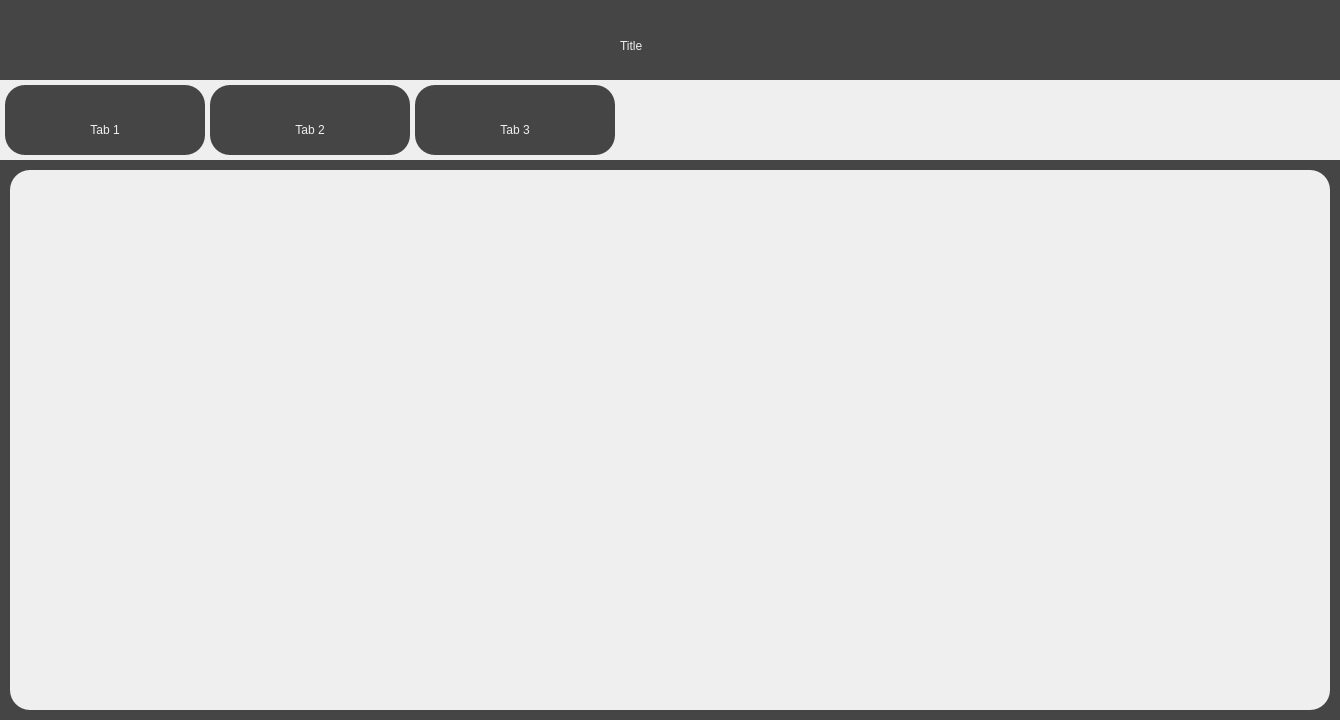
<?xml version="1.0" encoding="UTF-8"?>
<ui version="4.0">
 <class>Dialog</class>
 <widget class="QDialog" name="Dialog">
  <property name="geometry">
   <rect>
    <x>0</x>
    <y>0</y>
    <width>1340</width>
    <height>720</height>
   </rect>
  </property>
  <property name="windowTitle">
   <string>Template</string>
  </property>
  <property name="sizeGripEnabled">
   <bool>false</bool>
  </property>
  <widget class="QWidget" name="widget" native="true">
   <property name="geometry">
    <rect>
     <x>0</x>
     <y>0</y>
     <width>1340</width>
     <height>720</height>
    </rect>
   </property>
   <property name="styleSheet">
    <string notr="true">background-color: rgb(69, 69, 69);</string>
   </property>
   <widget class="QLabel" name="label">
    <property name="geometry">
     <rect>
      <x>620</x>
      <y>20</y>
      <width>101</width>
      <height>51</height>
     </rect>
    </property>
    <property name="styleSheet">
     <string notr="true">font: 36pt &quot;Sans Serif&quot;; color:rgb(239, 239, 239)</string>
    </property>
    <property name="text">
     <string>Title</string>
    </property>
   </widget>
   <widget class="QWidget" name="widget_2" native="true">
    <property name="geometry">
     <rect>
      <x>0</x>
      <y>80</y>
      <width>1340</width>
      <height>80</height>
     </rect>
    </property>
    <property name="styleSheet">
     <string notr="true">background-color: rgb(239, 239, 239);</string>
    </property>
    <widget class="QWidget" name="widget_3" native="true">
     <property name="geometry">
      <rect>
       <x>5</x>
       <y>5</y>
       <width>200</width>
       <height>70</height>
      </rect>
     </property>
     <property name="styleSheet">
      <string notr="true">background-color: rgb(69, 69, 69);
border-radius: 20px;</string>
     </property>
     <widget class="QLabel" name="label_2">
      <property name="geometry">
       <rect>
        <x>5</x>
        <y>10</y>
        <width>190</width>
        <height>70</height>
       </rect>
      </property>
      <property name="styleSheet">
       <string notr="true">font: 36pt &quot;Sans Serif&quot;; color:rgb(239, 239, 239);
background-color: rgba(255, 255, 255, 0);</string>
      </property>
      <property name="text">
       <string>&lt;html&gt;&lt;head/&gt;&lt;body&gt;&lt;p align=&quot;center&quot;&gt;Tab 1&lt;/p&gt;&lt;/body&gt;&lt;/html&gt;</string>
      </property>
     </widget>
    </widget>
    <widget class="QWidget" name="widget_4" native="true">
     <property name="geometry">
      <rect>
       <x>210</x>
       <y>5</y>
       <width>200</width>
       <height>70</height>
      </rect>
     </property>
     <property name="styleSheet">
      <string notr="true">background-color: rgb(69, 69, 69);
border-radius: 20px;</string>
     </property>
     <widget class="QLabel" name="label_4">
      <property name="geometry">
       <rect>
        <x>5</x>
        <y>10</y>
        <width>190</width>
        <height>70</height>
       </rect>
      </property>
      <property name="styleSheet">
       <string notr="true">font: 36pt &quot;Sans Serif&quot;; color:rgb(239, 239, 239);
background-color: rgba(255, 255, 255, 0);</string>
      </property>
      <property name="text">
       <string>&lt;html&gt;&lt;head/&gt;&lt;body&gt;&lt;p align=&quot;center&quot;&gt;Tab 2&lt;/p&gt;&lt;/body&gt;&lt;/html&gt;</string>
      </property>
     </widget>
    </widget>
    <widget class="QWidget" name="widget_5" native="true">
     <property name="geometry">
      <rect>
       <x>415</x>
       <y>5</y>
       <width>200</width>
       <height>70</height>
      </rect>
     </property>
     <property name="styleSheet">
      <string notr="true">background-color: rgb(69, 69, 69);
border-radius: 20px;</string>
     </property>
     <widget class="QLabel" name="label_8">
      <property name="geometry">
       <rect>
        <x>5</x>
        <y>10</y>
        <width>190</width>
        <height>70</height>
       </rect>
      </property>
      <property name="styleSheet">
       <string notr="true">font: 36pt &quot;Sans Serif&quot;; color:rgb(239, 239, 239);
background-color: rgba(255, 255, 255, 0);</string>
      </property>
      <property name="text">
       <string>&lt;html&gt;&lt;head/&gt;&lt;body&gt;&lt;p align=&quot;center&quot;&gt;Tab 3&lt;/p&gt;&lt;/body&gt;&lt;/html&gt;</string>
      </property>
     </widget>
    </widget>
   </widget>
   <widget class="QWidget" name="widget_6" native="true">
    <property name="geometry">
     <rect>
      <x>10</x>
      <y>170</y>
      <width>1320</width>
      <height>540</height>
     </rect>
    </property>
    <property name="styleSheet">
     <string notr="true">background-color: rgb(239, 239, 239);
border-radius: 20px;</string>
    </property>
   </widget>
  </widget>
 </widget>
 <resources/>
 <connections/>
</ui>
